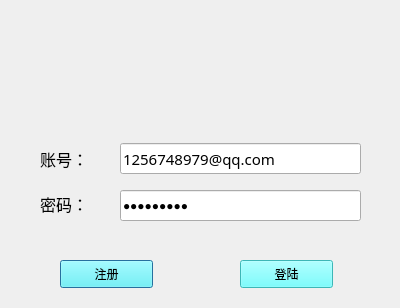
<?xml version="1.0" encoding="UTF-8"?>
<ui version="4.0">
 <class>Login</class>
 <widget class="QDialog" name="Login">
  <property name="geometry">
   <rect>
    <x>0</x>
    <y>0</y>
    <width>400</width>
    <height>308</height>
   </rect>
  </property>
  <property name="contextMenuPolicy">
   <enum>Qt::DefaultContextMenu</enum>
  </property>
  <property name="windowTitle">
   <string>LeiChat</string>
  </property>
  <property name="styleSheet">
   <string notr="true"/>
  </property>
  <widget class="QLabel" name="label">
   <property name="geometry">
    <rect>
     <x>40</x>
     <y>143</y>
     <width>71</width>
     <height>31</height>
    </rect>
   </property>
   <property name="font">
    <font>
     <family>SimSun-ExtB</family>
     <pointsize>12</pointsize>
    </font>
   </property>
   <property name="text">
    <string>账号：</string>
   </property>
  </widget>
  <widget class="QLabel" name="label_2">
   <property name="geometry">
    <rect>
     <x>40</x>
     <y>193</y>
     <width>71</width>
     <height>21</height>
    </rect>
   </property>
   <property name="font">
    <font>
     <family>SimSun-ExtB</family>
     <pointsize>12</pointsize>
    </font>
   </property>
   <property name="text">
    <string>密码：</string>
   </property>
  </widget>
  <widget class="QPushButton" name="registerButton">
   <property name="geometry">
    <rect>
     <x>60</x>
     <y>260</y>
     <width>93</width>
     <height>28</height>
    </rect>
   </property>
   <property name="styleSheet">
    <string notr="true">background-color:rgb(85, 255, 255);

</string>
   </property>
   <property name="text">
    <string>注册</string>
   </property>
  </widget>
  <widget class="QPushButton" name="loginButton">
   <property name="geometry">
    <rect>
     <x>240</x>
     <y>260</y>
     <width>93</width>
     <height>28</height>
    </rect>
   </property>
   <property name="styleSheet">
    <string notr="true">background-color:rgb(85, 255, 255);</string>
   </property>
   <property name="text">
    <string>登陆</string>
   </property>
  </widget>
  <widget class="QLineEdit" name="accountEdit">
   <property name="geometry">
    <rect>
     <x>120</x>
     <y>143</y>
     <width>241</width>
     <height>31</height>
    </rect>
   </property>
   <property name="font">
    <font>
     <family>Microsoft YaHei</family>
     <pointsize>11</pointsize>
    </font>
   </property>
   <property name="text">
    <string>1256748979@qq.com</string>
   </property>
  </widget>
  <widget class="QLineEdit" name="passwordEdit">
   <property name="geometry">
    <rect>
     <x>120</x>
     <y>190</y>
     <width>241</width>
     <height>31</height>
    </rect>
   </property>
   <property name="text">
    <string>leige1029</string>
   </property>
   <property name="echoMode">
    <enum>QLineEdit::Password</enum>
   </property>
  </widget>
  <widget class="QLabel" name="checkLabel">
   <property name="geometry">
    <rect>
     <x>50</x>
     <y>230</y>
     <width>301</width>
     <height>21</height>
    </rect>
   </property>
   <property name="text">
    <string/>
   </property>
   <property name="alignment">
    <set>Qt::AlignCenter</set>
   </property>
  </widget>
  <widget class="QLabel" name="imgLabel">
   <property name="geometry">
    <rect>
     <x>50</x>
     <y>0</y>
     <width>301</width>
     <height>131</height>
    </rect>
   </property>
   <property name="styleSheet">
    <string notr="true">blackground-color:rgb(199, 199, 199)</string>
   </property>
   <property name="text">
    <string/>
   </property>
  </widget>
 </widget>
 <resources/>
 <connections/>
</ui>
